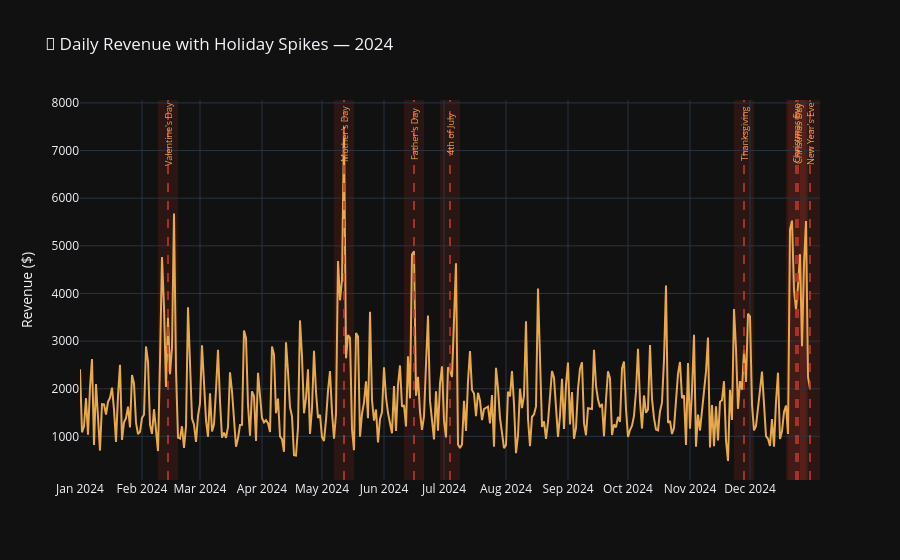

This figure's notebook cell:
### Code cell
# Add shaded window ±5 days around each holiday
for _, h in holidays_2024.iterrows():
    window_start = h["holiday_date"] - pd.Timedelta(days=5)
    window_end   = h["holiday_date"] + pd.Timedelta(days=5)
    # Shaded region
    fig.add_vrect(
        x0=window_start, x1=window_end,
        fillcolor="rgba(192,57,43,0.15)",
        layer="below", line_width=0
    )
    # Vertical line on exact holiday
    fig.add_vline(
        x=h["holiday_date"],
        line_dash="dash",
        line_color="#C0392B",
        opacity=0.8
    )
    # Label
    fig.add_annotation(
        x=h["holiday_date"],
        y=daily_2024["revenue"].max() * 0.98,
        text=h["holiday_name"],
        showarrow=False,
        textangle=-90,
        font=dict(size=9, color="#E8A84C")
    )
fig.update_layout(
    xaxis=dict(
        tickformat="%b %Y",
        tickmode="array",
        tickvals=pd.date_range("2024-01-01", "2024-12-31", freq="MS")
    ),
    yaxis_title="Revenue ($)",
    xaxis_title=""
)
fig.show()

### Figure 1 — Plotly figure (JSON) as saved in the notebook; plotly's stock layout.template omitted (floating-point values rounded to 4 significant figures; data arrays with more than 128 entries replaced by an {"elided": "..."} marker saying what was removed)
{"data": [{"hovertemplate": "date=%{x}<br>revenue=%{y}<extra></extra>", "legendgroup": "", "line": {"color": "#E8A84C", "dash": "solid"}, "marker": {"symbol": "circle"}, "mode": "lines", "name": "", "orientation": "v", "showlegend": false, "type": "scatter", "x": {"elided": "366 str values"}, "xaxis": "x", "y": {"elided": "366 float values"}, "yaxis": "y"}], "layout": {"annotations": [{"font": {"color": "#E8A84C", "size": 9}, "showarrow": false, "text": "Valentine's Day", "textangle": -90, "x": "2024-02-14T00:00:00", "y": 7348.0}, {"font": {"color": "#E8A84C", "size": 9}, "showarrow": false, "text": "Mother's Day", "textangle": -90, "x": "2024-05-12T00:00:00", "y": 7348.0}, {"font": {"color": "#E8A84C", "size": 9}, "showarrow": false, "text": "Father's Day", "textangle": -90, "x": "2024-06-16T00:00:00", "y": 7348.0}, {"font": {"color": "#E8A84C", "size": 9}, "showarrow": false, "text": "4th of July", "textangle": -90, "x": "2024-07-04T00:00:00", "y": 7348.0}, {"font": {"color": "#E8A84C", "size": 9}, "showarrow": false, "text": "Thanksgiving", "textangle": -90, "x": "2024-11-28T00:00:00", "y": 7348.0}, {"font": {"color": "#E8A84C", "size": 9}, "showarrow": false, "text": "Christmas Eve", "textangle": -90, "x": "2024-12-24T00:00:00", "y": 7348.0}, {"font": {"color": "#E8A84C", "size": 9}, "showarrow": false, "text": "Christmas Day", "textangle": -90, "x": "2024-12-25T00:00:00", "y": 7348.0}, {"font": {"color": "#E8A84C", "size": 9}, "showarrow": false, "text": "New Year's Eve", "textangle": -90, "x": "2024-12-31T00:00:00", "y": 7348.0}], "legend": {"tracegroupgap": 0}, "shapes": [{"fillcolor": "rgba(192,57,43,0.15)", "layer": "below", "line": {"width": 0}, "type": "rect", "x0": "2024-02-09T00:00:00", "x1": "2024-02-19T00:00:00", "xref": "x", "y0": 0, "y1": 1, "yref": "y domain"}, {"line": {"color": "#C0392B", "dash": "dash"}, "opacity": 0.8, "type": "line", "x0": "2024-02-14T00:00:00", "x1": "2024-02-14T00:00:00", "xref": "x", "y0": 0, "y1": 1, "yref": "y domain"}, {"fillcolor": "rgba(192,57,43,0.15)", "layer": "below", "line": {"width": 0}, "type": "rect", "x0": "2024-05-07T00:00:00", "x1": "2024-05-17T00:00:00", "xref": "x", "y0": 0, "y1": 1, "yref": "y domain"}, {"line": {"color": "#C0392B", "dash": "dash"}, "opacity": 0.8, "type": "line", "x0": "2024-05-12T00:00:00", "x1": "2024-05-12T00:00:00", "xref": "x", "y0": 0, "y1": 1, "yref": "y domain"}, {"fillcolor": "rgba(192,57,43,0.15)", "layer": "below", "line": {"width": 0}, "type": "rect", "x0": "2024-06-11T00:00:00", "x1": "2024-06-21T00:00:00", "xref": "x", "y0": 0, "y1": 1, "yref": "y domain"}, {"line": {"color": "#C0392B", "dash": "dash"}, "opacity": 0.8, "type": "line", "x0": "2024-06-16T00:00:00", "x1": "2024-06-16T00:00:00", "xref": "x", "y0": 0, "y1": 1, "yref": "y domain"}, {"fillcolor": "rgba(192,57,43,0.15)", "layer": "below", "line": {"width": 0}, "type": "rect", "x0": "2024-06-29T00:00:00", "x1": "2024-07-09T00:00:00", "xref": "x", "y0": 0, "y1": 1, "yref": "y domain"}, {"line": {"color": "#C0392B", "dash": "dash"}, "opacity": 0.8, "type": "line", "x0": "2024-07-04T00:00:00", "x1": "2024-07-04T00:00:00", "xref": "x", "y0": 0, "y1": 1, "yref": "y domain"}, {"fillcolor": "rgba(192,57,43,0.15)", "layer": "below", "line": {"width": 0}, "type": "rect", "x0": "2024-11-23T00:00:00", "x1": "2024-12-03T00:00:00", "xref": "x", "y0": 0, "y1": 1, "yref": "y domain"}, {"line": {"color": "#C0392B", "dash": "dash"}, "opacity": 0.8, "type": "line", "x0": "2024-11-28T00:00:00", "x1": "2024-11-28T00:00:00", "xref": "x", "y0": 0, "y1": 1, "yref": "y domain"}, {"fillcolor": "rgba(192,57,43,0.15)", "layer": "below", "line": {"width": 0}, "type": "rect", "x0": "2024-12-19T00:00:00", "x1": "2024-12-29T00:00:00", "xref": "x", "y0": 0, "y1": 1, "yref": "y domain"}, {"line": {"color": "#C0392B", "dash": "dash"}, "opacity": 0.8, "type": "line", "x0": "2024-12-24T00:00:00", "x1": "2024-12-24T00:00:00", "xref": "x", "y0": 0, "y1": 1, "yref": "y domain"}, {"fillcolor": "rgba(192,57,43,0.15)", "layer": "below", "line": {"width": 0}, "type": "rect", "x0": "2024-12-20T00:00:00", "x1": "2024-12-30T00:00:00", "xref": "x", "y0": 0, "y1": 1, "yref": "y domain"}, {"line": {"color": "#C0392B", "dash": "dash"}, "opacity": 0.8, "type": "line", "x0": "2024-12-25T00:00:00", "x1": "2024-12-25T00:00:00", "xref": "x", "y0": 0, "y1": 1, "yref": "y domain"}, {"fillcolor": "rgba(192,57,43,0.15)", "layer": "below", "line": {"width": 0}, "type": "rect", "x0": "2024-12-26T00:00:00", "x1": "2025-01-05T00:00:00", "xref": "x", "y0": 0, "y1": 1, "yref": "y domain"}, {"line": {"color": "#C0392B", "dash": "dash"}, "opacity": 0.8, "type": "line", "x0": "2024-12-31T00:00:00", "x1": "2024-12-31T00:00:00", "xref": "x", "y0": 0, "y1": 1, "yref": "y domain"}], "title": {"text": "📅 Daily Revenue with Holiday Spikes — 2024"}, "xaxis": {"anchor": "y", "domain": [0, 1], "tickformat": "%b %Y", "tickmode": "array", "tickvals": ["2024-01-01T00:00:00.000000000", "2024-02-01T00:00:00.000000000", "2024-03-01T00:00:00.000000000", "2024-04-01T00:00:00.000000000", "2024-05-01T00:00:00.000000000", "2024-06-01T00:00:00.000000000", "2024-07-01T00:00:00.000000000", "2024-08-01T00:00:00.000000000", "2024-09-01T00:00:00.000000000", "2024-10-01T00:00:00.000000000", "2024-11-01T00:00:00.000000000", "2024-12-01T00:00:00.000000000"], "title": {"text": ""}}, "yaxis": {"anchor": "x", "domain": [0, 1], "title": {"text": "Revenue ($)"}}}}
